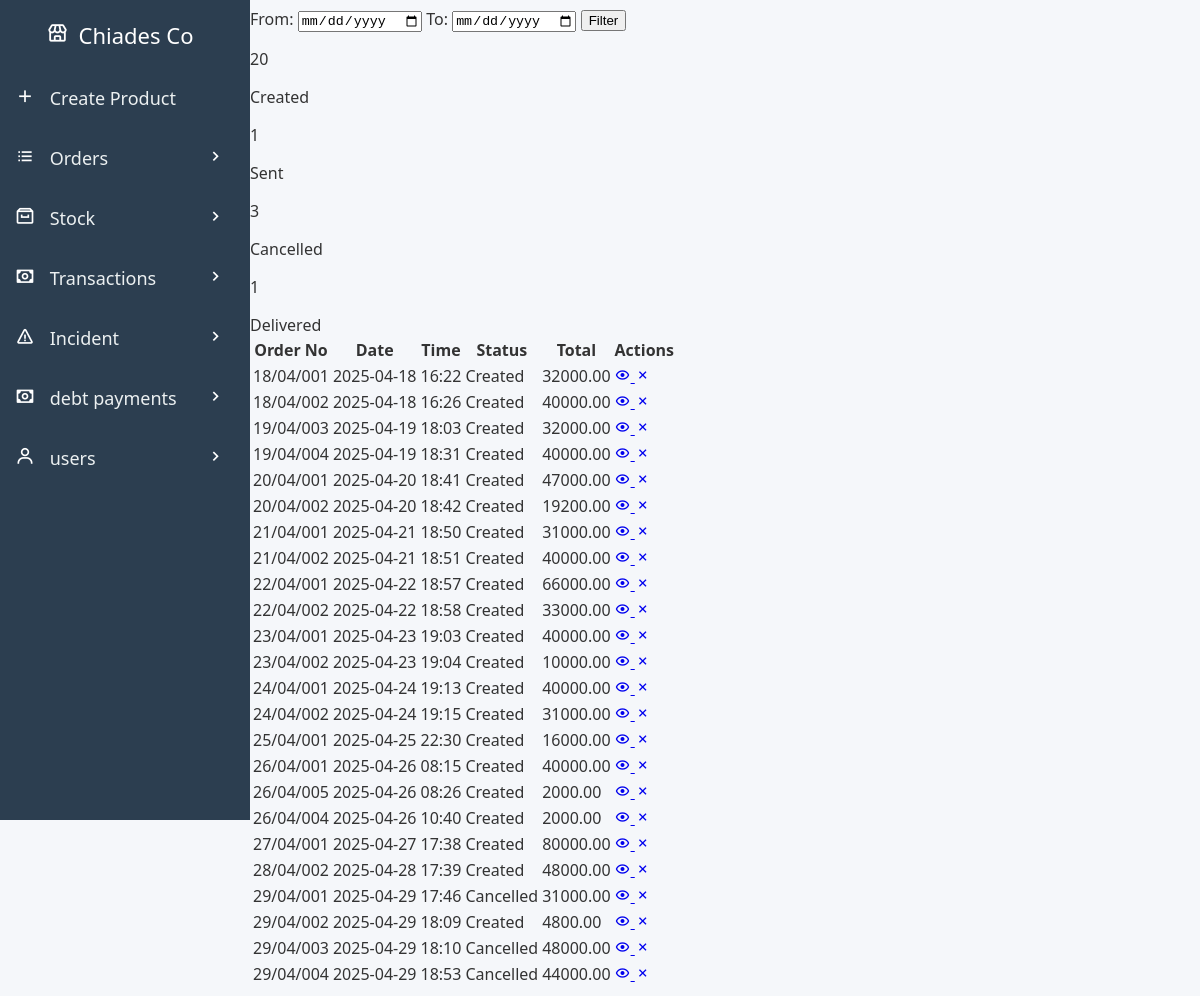
Before: /orders00.php (signed in) with the older database file.
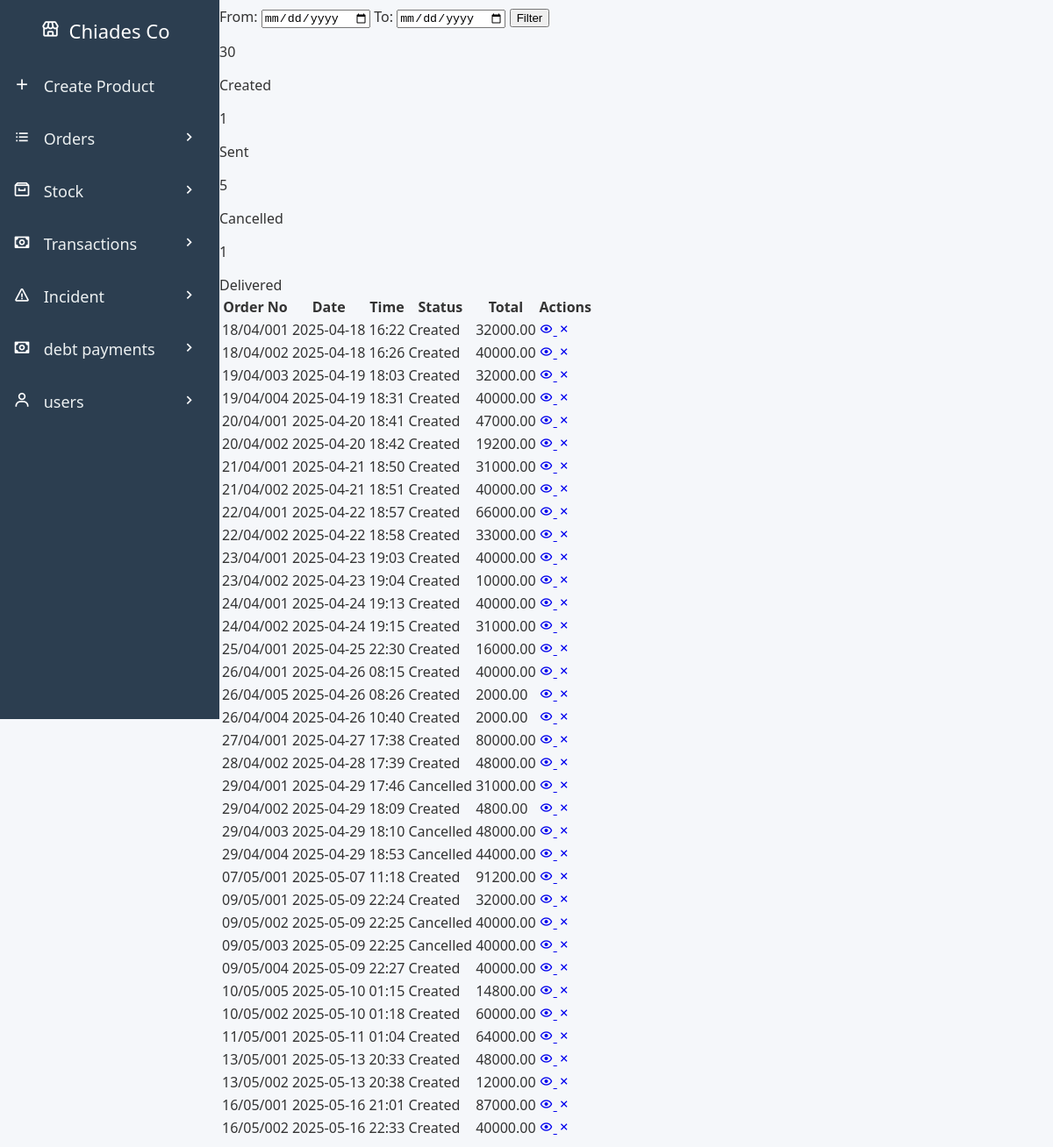
After: the same page with the newer database file.
### tables this page shows
CREATE TABLE `orders` (
  `order_id` int(11) NOT NULL,
  `orderNo` varchar(255) DEFAULT NULL,
  `company_id` int(100) NOT NULL,
  `created_by` int(100) NOT NULL,
  `total` decimal(10,2) NOT NULL,
  `time` datetime DEFAULT current_timestamp(),
  `status` enum('created','sent','delivered','cancelled') DEFAULT 'created',
  `customer_name` varchar(255) NOT NULL,
  `profit` decimal(10,2) NOT NULL
);

### sidebar.php (called while the page is built, shortened)
<?php
    include('sidebars-function.php');
    if (isset($_SESSION['roles'])) {
        $roles = $_SESSION['roles'];
    } else {
        $roles = ['company_owner' => 'no', 'cashier' => 'no', 'store_keeper' => 'no', 'delivery_man' => 'no'];
    }
?>
<?php include_sidebar_by_role($roles); ?>

### orders00.php (the view, shortened to what this page needs)
<?php
include('db_connection.php');
$whereClause = "";
if (isset($_POST['from_date']) && isset($_POST['to_date'])) {
    $from_date = $_POST['from_date'];
    $to_date = $_POST['to_date'];
    $whereClause = "AND time BETWEEN '$from_date' AND '$to_date' AND company_id = {$_SESSION['company_id']}";
} else {
    $whereClause = "AND company_id = {$_SESSION['company_id']}";
}
$queryStatusCounts = "
    SELECT status, COUNT(*) AS count
    FROM orders
    WHERE company_id = {$_SESSION['company_id']}
    $whereClause
    GROUP BY status";
$resultStatusCounts = mysqli_query($conn, $queryStatusCounts);
$orderCounts = [
    'created' => 0,
    'sent' => 0,
    'cancelled' => 0,
    'delivered' => 0
];
while ($row = mysqli_fetch_assoc($resultStatusCounts)) {
    $orderCounts[$row['status']] = $row['count'];
}
$queryOrders = "
    SELECT *
    FROM orders
    WHERE company_id = {$_SESSION['company_id']}
    AND order_id IN (
        SELECT MAX(order_id)
        FROM orders
        WHERE company_id = {$_SESSION['company_id']}
        GROUP BY orderNo
    )
    $whereClause";
$resultOrders = mysqli_query($conn, $queryOrders);
function determineOrderStatus($orderId, $conn) {
    $itemStatusQuery = "
        SELECT status, COUNT(*) AS count
        FROM order_items
        WHERE order_id = $orderId
        GROUP BY status
        ORDER BY count DESC";
    $itemStatusResult = mysqli_query($conn, $itemStatusQuery);
    if (mysqli_num_rows($itemStatusResult) == 1) {
        $singleStatusRow = mysqli_fetch_assoc($itemStatusResult);
        return $singleStatusRow['status'];
    } else {
        $row = mysqli_fetch_assoc($itemStatusResult);
        return $row['status'];
    }
}
?>
<!DOCTYPE html>
<html lang="en">
<head>
    <link rel="stylesheet" href="css/sidebar.css">
    <link rel="stylesheet" href="css/orders.css">
    <link href="https://unpkg.com/boxicons@2.0.7/css/boxicons.min.css" rel="stylesheet">
</head>
<?php include('sidebar.php'); ?>
<body>
    <div class="content">
        <div class="filter-container">
            <form method="POST" action="orders.php">
                <label for="from_date">From:</label>
                <input type="date" id="from_date" name="from_date" required>
                <label for="to_date">To:</label>
                <input type="date" id="to_date" name="to_date" required>
                <button type="submit" class="btn-filter">Filter</button>
            </form>
        </div>
        <div class="summary-tiles">
            <div class="tile created">
                <p><?php echo $orderCounts['created']; ?></p>
                <span>Created</span>
            </div>
            <div class="tile sent">
                <p><?php echo $orderCounts['sent']; ?></p>
                <span>Sent</span>
            </div>
            <div class="tile cancelled">
                <p><?php echo $orderCounts['cancelled']; ?></p>
                <span>Cancelled</span>
            </div>
            <div class="tile delivered">
                <p><?php echo $orderCounts['delivered']; ?></p>
                <span>Delivered</span>
            </div>
        </div>
        <table class="orders-table">
            <thead>
                <tr>
                    <th>Order No</th>
                    <th>Date</th>
                    <th>Time</th>
                    <th>Status</th>
                    <th>Total</th>
                    <th>Actions</th>
                </tr>
            </thead>
            <tbody>
            <?php
                if (mysqli_num_rows($resultOrders) > 0) {
                    while ($row = mysqli_fetch_assoc($resultOrders)) {
                        $orderStatus = determineOrderStatus($row['order_id'], $conn);
                        if ($row['status'] != $orderStatus) {
                            $updateOrderStatus = "UPDATE orders SET status='$orderStatus' WHERE order_id=" . $row['order_id'];
                            mysqli_query($conn, $updateOrderStatus);
                        }
                        $time = date("H:i", strtotime($row['time']));
                        $date = date("Y-m-d", strtotime($row['time']));
                        echo "<tr>";
                        echo "<td>" . ($row['orderNo'] ?? $row['order_id']) . "</td>";
                        echo "<td>" . $date . "</td>";
                        echo "<td>" . $time . "</td>";
                        echo "<td class='" . $orderStatus . "'>" . ucfirst($orderStatus) . "</td>";
                        echo "<td>" . $row['total'] . "</td>";
                        echo "<td>
                                <a href='view-order.php?order_id=" . $row['order_id'] . "' class='action-icon view'>
                                    <i class='bx bx-show'></i>
                                </a>
                                <a href='cancel-order.php?order_id=" . $row['order_id'] . "' class='action-icon delete'>
                                    <i class='bx bx-x'></i>
                                </a>
                            </td>";
                        echo "</tr>";
                    }
                } else {
                    echo "<tr><td colspan='6'>No orders found</td></tr>";
                }
            ?>
            </tbody>
        </table>
    </div>
</body>
</html>

### sidebars-function.php
<?php
    function include_sidebar_by_role($roles) {
        if ($roles['company_owner'] === 'yes') {
            include('sidebars/company_owner-sidebar.php');
        } elseif ($roles['admin'] === 'yes') {
            include('sidebars/company_owner-sidebar.php');
        } elseif ($roles['cashier'] === 'yes') {
            include('sidebars/cashier-sidebar.php');
        } elseif ($roles['store_keeper'] === 'yes') {
            include('sidebars/store_keeper-sidebar.php');
        } elseif ($roles['delivery_man'] === 'yes') {
            include('sidebars/delivery_man-sidebar.php');
        } else {
            include('sidebars/default-sidebar.php');
        }
    }
?>

### sidebars/company_owner-sidebar.php (shortened to what this page needs)
<link rel="stylesheet" href="css/sidebar.css">
<link href='https://unpkg.com/boxicons@2.1.1/css/boxicons.min.css' rel='stylesheet'>
<div class="sidebar">
    <div class="logo-details">
        <a href=""> <i class='bx bx-store'></i> </a>
        <span class="logo_name">Chiades Co</span>
    </div>
    <ul>
        <li><a href="create.php"><i class="bx bx-plus"></i> Create Product</a></li>
        <li class="dropdown"><a href="#"><i class="bx bx-list-ul"></i> Orders <i class="bx bx-chevron-right" id="d-arrow"></i></a>
        </li>
        <li class="dropdown"><a href="#"><i class="bx bx-archive"></i> Stock <i class="bx bx-chevron-right" id="d-arrow"></i></a>
        </li>
        <li class="dropdown"><a href="#"><i class="bx bx-money"></i> Transactions <i class="bx bx-chevron-right" id="d-arrow"></i></a>
        </li>
        <li class="dropdown"><a href="#"><i class="bx bx-error"></i> Incident <i class="bx bx-chevron-right" id="d-arrow"></i></a>
        </li>
        <li class="dropdown"><a href="#"><i class="bx bx-money"></i> debt payments <i class="bx bx-chevron-right" id="d-arrow"></i></a>
        </li>
        <li class="dropdown"><a href="#"><i class="bx bx-user"></i> users <i class="bx bx-chevron-right" id="d-arrow"></i></a>
        </li>
    </ul>
</div>

### css/sidebar.css (style rules this page uses)
.sidebar { width: 250px; height: 100vh; background-color: #2c3e50; position: fixed; top: 0; left: 0; padding-top: 20px; }
.sidebar .logo-details { display: flex; justify-content: center; align-items: center; }
.sidebar .logo-details span { font-size: 22px; color: white; margin-right: 10px; }
.sidebar .logo-details a i { font-size: 22px; color: white; margin-right: 10px; }
.sidebar .logo_name { color: white; font-size: 24px; }
.sidebar ul { list-style-type: none; padding: 0; }
.sidebar ul li { padding: 15px; text-align: left; }
.sidebar ul li a { text-decoration: none; color: #ecf0f1; display: block; font-size: 18px; }
.sidebar ul li a i { margin-right: 10px; font-size: 20px; }
.sidebar li i { min-width: 20px; text-align: center; line-height: 30px; color: white; font-size: 25px; cursor: pointer; transition: all 0.3s ease; }
#d-arrow { float: right; }

### css/orders.css (style rules this page uses)
:root { --primary: #4361ee; --secondary: #3f37c9; --success: #4cc9f0; --danger: #f72585; --warning: #f8961e; --info: #4895ef; --light: #f8f9fa; --dark: #212529; --white: #ffffff; --gray: #6c757d; --gray-light: #e9ecef; }
body { font-family: 'Segoe UI', Tahoma, Geneva, Verdana, sans-serif; background-color: #f5f7fa; margin-left: 250px; padding: 0; color: #333; }

Changed rows visible on the page:
added orders: orderNo "07/05/001", time "2025-05-07", time "11:18", orderStatus "Created", total "91200.00"
added orders: orderNo "09/05/001", time "2025-05-09", time "22:24", orderStatus "Created", total "32000.00"
added orders: orderNo "09/05/002", time "2025-05-09", time "22:25", orderStatus "Cancelled", total "40000.00"
added orders: orderNo "09/05/003", time "2025-05-09", time "22:25", orderStatus "Cancelled", total "40000.00"
added orders: orderNo "09/05/004", time "2025-05-09", time "22:27", orderStatus "Created", total "40000.00"
added orders: orderNo "10/05/005", time "2025-05-10", time "01:15", orderStatus "Created", total "14800.00"
added orders: orderNo "10/05/002", time "2025-05-10", time "01:18", orderStatus "Created", total "60000.00"
added orders: orderNo "11/05/001", time "2025-05-11", time "01:04", orderStatus "Created", total "64000.00"
added orders: orderNo "13/05/001", time "2025-05-13", time "20:33", orderStatus "Created", total "48000.00"
added orders: orderNo "13/05/002", time "2025-05-13", time "20:38", orderStatus "Created", total "12000.00"
added orders: orderNo "16/05/001", time "2025-05-16", time "21:01", orderStatus "Created", total "87000.00"
added orders: orderNo "16/05/002", time "2025-05-16", time "22:33", orderStatus "Created", total "40000.00"
Other visible differences:
$orderCounts['created']: "20" → "30"
$orderCounts['cancelled']: "3" → "5"
